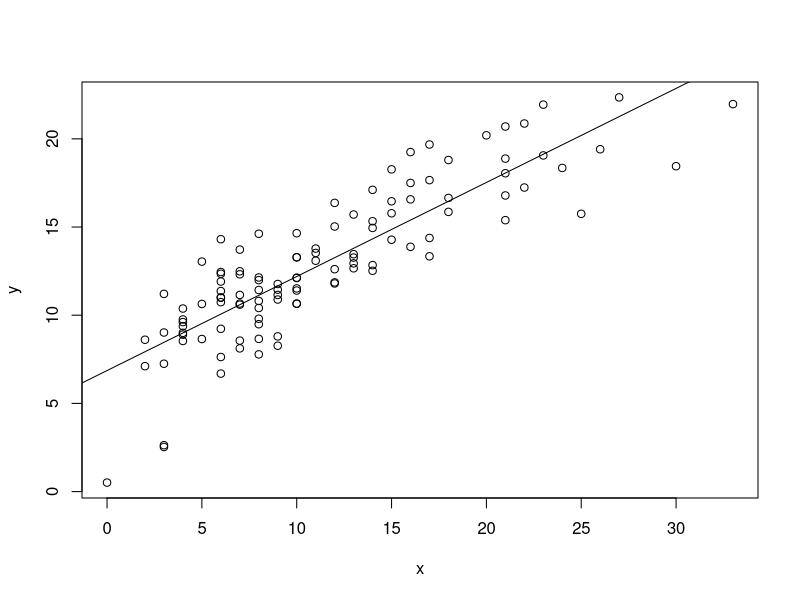
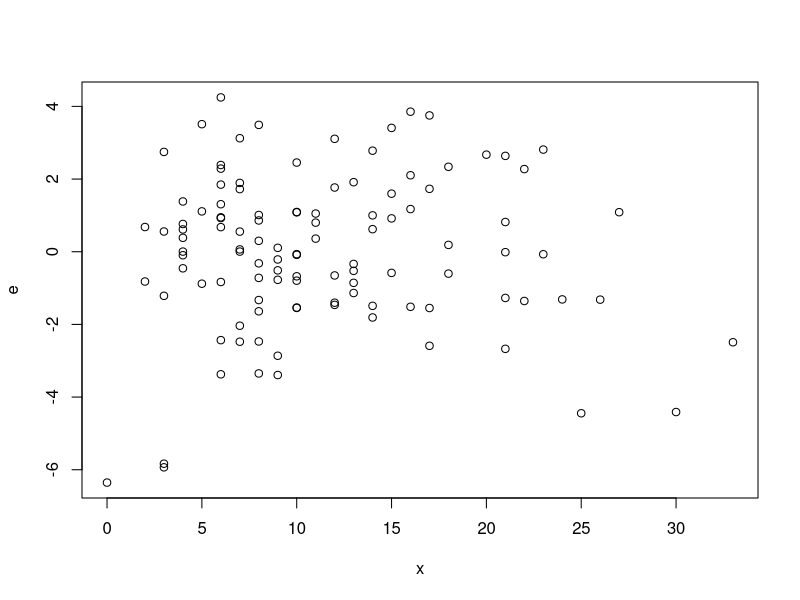
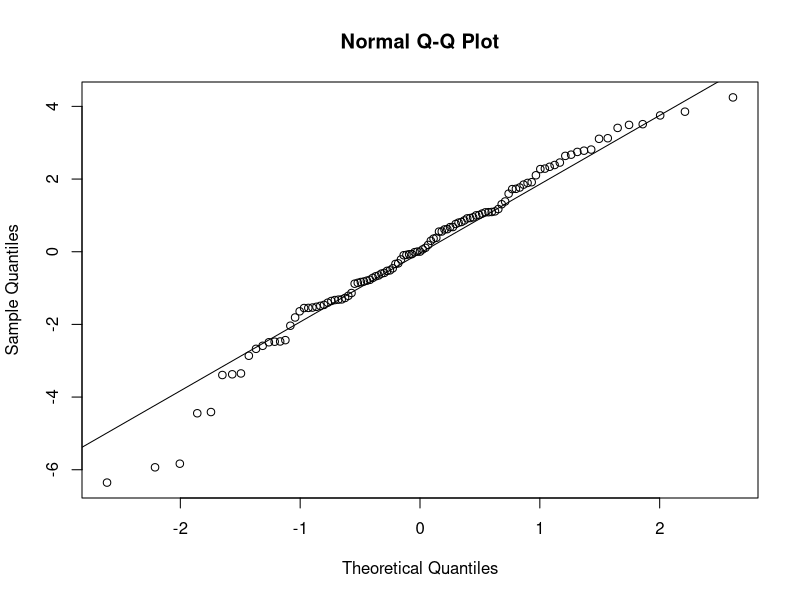

The R script that drew these images, in order:
library(lmtest)

production <- read.csv("production.csv")

y <- production$hours
x <- production$size

reg <- lm(y~x)

png("3-scatter-1.png")
plot(x,y)
abline(reg)
dev.off()

e <- residuals(reg)

png("3-resid-1.png")
plot(x,e)
dev.off()

png("3-qq-1.png")
qqnorm(e)
qqline(e)
dev.off()

bptest(reg)

anova(reg)

summary(reg)

confint(reg)


